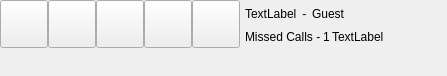
<?xml version="1.0" encoding="UTF-8"?>
<ui version="4.0">
 <class>OfferBarWidgetUi</class>
 <widget class="QFrame" name="OfferBarWidgetUi">
  <property name="geometry">
   <rect>
    <x>0</x>
    <y>0</y>
    <width>447</width>
    <height>66</height>
   </rect>
  </property>
  <property name="sizePolicy">
   <sizepolicy hsizetype="Expanding" vsizetype="Preferred">
    <horstretch>0</horstretch>
    <verstretch>0</verstretch>
   </sizepolicy>
  </property>
  <property name="minimumSize">
   <size>
    <width>0</width>
    <height>0</height>
   </size>
  </property>
  <property name="maximumSize">
   <size>
    <width>16777215</width>
    <height>16777215</height>
   </size>
  </property>
  <property name="windowTitle">
   <string notr="true">Form</string>
  </property>
  <property name="windowOpacity">
   <double>9.000000000000000</double>
  </property>
  <property name="styleSheet">
   <string notr="true"/>
  </property>
  <layout class="QVBoxLayout" name="verticalLayout">
   <property name="spacing">
    <number>0</number>
   </property>
   <property name="leftMargin">
    <number>0</number>
   </property>
   <property name="topMargin">
    <number>0</number>
   </property>
   <property name="rightMargin">
    <number>0</number>
   </property>
   <property name="bottomMargin">
    <number>0</number>
   </property>
   <item>
    <layout class="QHBoxLayout" name="horizontalLayout">
     <item>
      <widget class="VxPushButton" name="m_FriendButton">
       <property name="sizePolicy">
        <sizepolicy hsizetype="Fixed" vsizetype="Fixed">
         <horstretch>0</horstretch>
         <verstretch>0</verstretch>
        </sizepolicy>
       </property>
       <property name="minimumSize">
        <size>
         <width>48</width>
         <height>48</height>
        </size>
       </property>
       <property name="maximumSize">
        <size>
         <width>48</width>
         <height>48</height>
        </size>
       </property>
       <property name="text">
        <string notr="true"/>
       </property>
       <property name="iconSize">
        <size>
         <width>48</width>
         <height>48</height>
        </size>
       </property>
      </widget>
     </item>
     <item>
      <widget class="VxPushButton" name="m_OfferViewButton">
       <property name="sizePolicy">
        <sizepolicy hsizetype="Fixed" vsizetype="Fixed">
         <horstretch>0</horstretch>
         <verstretch>0</verstretch>
        </sizepolicy>
       </property>
       <property name="minimumSize">
        <size>
         <width>48</width>
         <height>48</height>
        </size>
       </property>
       <property name="maximumSize">
        <size>
         <width>48</width>
         <height>48</height>
        </size>
       </property>
       <property name="text">
        <string notr="true"/>
       </property>
       <property name="iconSize">
        <size>
         <width>48</width>
         <height>48</height>
        </size>
       </property>
      </widget>
     </item>
     <item>
      <widget class="VxPushButton" name="m_OfferInfoButton">
       <property name="sizePolicy">
        <sizepolicy hsizetype="Fixed" vsizetype="Fixed">
         <horstretch>0</horstretch>
         <verstretch>0</verstretch>
        </sizepolicy>
       </property>
       <property name="minimumSize">
        <size>
         <width>48</width>
         <height>48</height>
        </size>
       </property>
       <property name="maximumSize">
        <size>
         <width>48</width>
         <height>48</height>
        </size>
       </property>
       <property name="text">
        <string notr="true"/>
       </property>
       <property name="iconSize">
        <size>
         <width>48</width>
         <height>48</height>
        </size>
       </property>
      </widget>
     </item>
     <item>
      <widget class="VxPushButton" name="m_AcceptButton">
       <property name="sizePolicy">
        <sizepolicy hsizetype="Fixed" vsizetype="Fixed">
         <horstretch>0</horstretch>
         <verstretch>0</verstretch>
        </sizepolicy>
       </property>
       <property name="minimumSize">
        <size>
         <width>48</width>
         <height>48</height>
        </size>
       </property>
       <property name="maximumSize">
        <size>
         <width>48</width>
         <height>48</height>
        </size>
       </property>
       <property name="text">
        <string notr="true"/>
       </property>
       <property name="iconSize">
        <size>
         <width>48</width>
         <height>48</height>
        </size>
       </property>
      </widget>
     </item>
     <item>
      <widget class="VxPushButton" name="m_RejectButton">
       <property name="sizePolicy">
        <sizepolicy hsizetype="Fixed" vsizetype="Fixed">
         <horstretch>0</horstretch>
         <verstretch>0</verstretch>
        </sizepolicy>
       </property>
       <property name="minimumSize">
        <size>
         <width>48</width>
         <height>48</height>
        </size>
       </property>
       <property name="maximumSize">
        <size>
         <width>48</width>
         <height>48</height>
        </size>
       </property>
       <property name="text">
        <string notr="true"/>
       </property>
       <property name="iconSize">
        <size>
         <width>48</width>
         <height>48</height>
        </size>
       </property>
      </widget>
     </item>
     <item>
      <layout class="QVBoxLayout" name="verticalLayout_2">
       <property name="spacing">
        <number>0</number>
       </property>
       <property name="leftMargin">
        <number>5</number>
       </property>
       <property name="topMargin">
        <number>2</number>
       </property>
       <property name="bottomMargin">
        <number>0</number>
       </property>
       <item>
        <layout class="QHBoxLayout" name="horizontalLayout_4">
         <property name="spacing">
          <number>2</number>
         </property>
         <item>
          <widget class="QLabel" name="m_FriendNameLabel">
           <property name="font">
            <font>
             <italic>false</italic>
             <bold>false</bold>
            </font>
           </property>
           <property name="text">
            <string>TextLabel</string>
           </property>
          </widget>
         </item>
         <item>
          <widget class="QLabel" name="ColonLabel_2">
           <property name="font">
            <font>
             <italic>false</italic>
             <bold>false</bold>
            </font>
           </property>
           <property name="text">
            <string> - </string>
           </property>
          </widget>
         </item>
         <item>
          <widget class="QLabel" name="m_FriendTypeLabel">
           <property name="font">
            <font>
             <italic>false</italic>
             <bold>false</bold>
            </font>
           </property>
           <property name="text">
            <string>Guest</string>
           </property>
          </widget>
         </item>
         <item>
          <spacer name="horizontalSpacer_3">
           <property name="orientation">
            <enum>Qt::Orientation::Horizontal</enum>
           </property>
           <property name="sizeHint" stdset="0">
            <size>
             <width>40</width>
             <height>20</height>
            </size>
           </property>
          </spacer>
         </item>
        </layout>
       </item>
       <item>
        <layout class="QHBoxLayout" name="horizontalLayout_5">
         <property name="spacing">
          <number>2</number>
         </property>
         <property name="bottomMargin">
          <number>0</number>
         </property>
         <item>
          <widget class="QLabel" name="m_MissedCallsLabel">
           <property name="font">
            <font>
             <italic>false</italic>
             <bold>false</bold>
            </font>
           </property>
           <property name="text">
            <string>Missed Calls -</string>
           </property>
          </widget>
         </item>
         <item>
          <widget class="QLabel" name="m_MissedCallCntLabel">
           <property name="font">
            <font>
             <italic>false</italic>
             <bold>false</bold>
            </font>
           </property>
           <property name="text">
            <string>1</string>
           </property>
          </widget>
         </item>
         <item>
          <widget class="QLabel" name="m_CallMsgTextLabel">
           <property name="sizePolicy">
            <sizepolicy hsizetype="Expanding" vsizetype="Preferred">
             <horstretch>0</horstretch>
             <verstretch>0</verstretch>
            </sizepolicy>
           </property>
           <property name="font">
            <font>
             <italic>false</italic>
             <bold>false</bold>
            </font>
           </property>
           <property name="text">
            <string>TextLabel</string>
           </property>
           <property name="wordWrap">
            <bool>true</bool>
           </property>
          </widget>
         </item>
        </layout>
       </item>
      </layout>
     </item>
    </layout>
   </item>
   <item>
    <widget class="QLabel" name="m_OfferCntLabel">
     <property name="text">
      <string/>
     </property>
    </widget>
   </item>
   <item>
    <widget class="QLabel" name="m_OfferMsgText">
     <property name="sizePolicy">
      <sizepolicy hsizetype="Expanding" vsizetype="Preferred">
       <horstretch>0</horstretch>
       <verstretch>0</verstretch>
      </sizepolicy>
     </property>
     <property name="text">
      <string/>
     </property>
    </widget>
   </item>
  </layout>
 </widget>
 <customwidgets>
  <customwidget>
   <class>VxPushButton</class>
   <extends>QPushButton</extends>
   <header location="global">VxPushButton.h</header>
  </customwidget>
 </customwidgets>
 <resources/>
 <connections/>
</ui>
